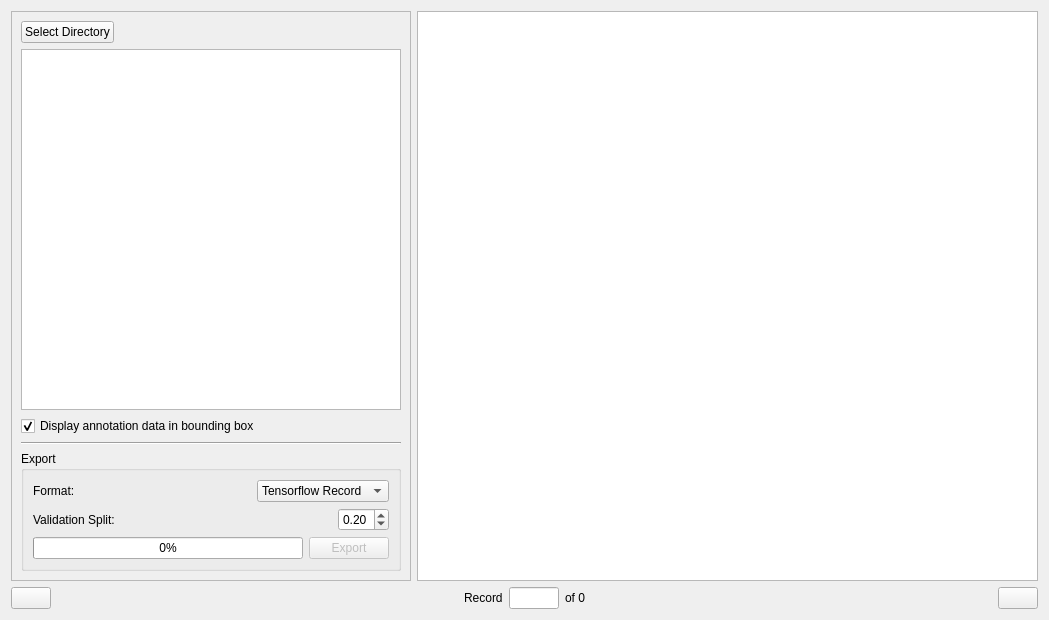
<?xml version="1.0" encoding="UTF-8"?>
<ui version="4.0">
 <class>Browser</class>
 <widget class="QWidget" name="Browser">
  <property name="geometry">
   <rect>
    <x>0</x>
    <y>0</y>
    <width>1049</width>
    <height>620</height>
   </rect>
  </property>
  <property name="windowTitle">
   <string>Form</string>
  </property>
  <layout class="QGridLayout" name="gridLayout_2">
   <item row="0" column="0">
    <widget class="QFrame" name="frame">
     <property name="maximumSize">
      <size>
       <width>400</width>
       <height>16777215</height>
      </size>
     </property>
     <property name="frameShape">
      <enum>QFrame::StyledPanel</enum>
     </property>
     <property name="frameShadow">
      <enum>QFrame::Raised</enum>
     </property>
     <layout class="QVBoxLayout" name="verticalLayout_2">
      <item>
       <layout class="QHBoxLayout" name="horizontalLayout_2">
        <item>
         <widget class="QPushButton" name="pushButtonSelectDirectory">
          <property name="text">
           <string>Select Directory</string>
          </property>
         </widget>
        </item>
        <item>
         <spacer name="horizontalSpacer_3">
          <property name="orientation">
           <enum>Qt::Horizontal</enum>
          </property>
          <property name="sizeHint" stdset="0">
           <size>
            <width>278</width>
            <height>20</height>
           </size>
          </property>
         </spacer>
        </item>
       </layout>
      </item>
      <item>
       <widget class="QTextBrowser" name="textBrowser">
        <property name="maximumSize">
         <size>
          <width>16777215</width>
          <height>16777215</height>
         </size>
        </property>
       </widget>
      </item>
      <item>
       <widget class="QCheckBox" name="checkBoxDisplayAnnotationData">
        <property name="text">
         <string>Display annotation data in bounding box</string>
        </property>
        <property name="checked">
         <bool>true</bool>
        </property>
       </widget>
      </item>
      <item>
       <widget class="Line" name="line">
        <property name="orientation">
         <enum>Qt::Horizontal</enum>
        </property>
       </widget>
      </item>
      <item>
       <widget class="QGroupBox" name="groupBox">
        <property name="title">
         <string>Export</string>
        </property>
        <layout class="QVBoxLayout" name="verticalLayout">
         <item>
          <layout class="QHBoxLayout" name="horizontalLayout_4">
           <item>
            <widget class="QLabel" name="label_2">
             <property name="text">
              <string>Format: </string>
             </property>
            </widget>
           </item>
           <item>
            <spacer name="horizontalSpacer_4">
             <property name="orientation">
              <enum>Qt::Horizontal</enum>
             </property>
             <property name="sizeHint" stdset="0">
              <size>
               <width>40</width>
               <height>20</height>
              </size>
             </property>
            </spacer>
           </item>
           <item>
            <widget class="QComboBox" name="comboBoxFormat">
             <item>
              <property name="text">
               <string>Tensorflow Record</string>
              </property>
             </item>
            </widget>
           </item>
          </layout>
         </item>
         <item>
          <layout class="QHBoxLayout" name="horizontalLayout_3">
           <item>
            <widget class="QLabel" name="label_3">
             <property name="text">
              <string>Validation Split:</string>
             </property>
            </widget>
           </item>
           <item>
            <spacer name="horizontalSpacer_6">
             <property name="orientation">
              <enum>Qt::Horizontal</enum>
             </property>
             <property name="sizeHint" stdset="0">
              <size>
               <width>40</width>
               <height>20</height>
              </size>
             </property>
            </spacer>
           </item>
           <item>
            <widget class="QDoubleSpinBox" name="doubleSpinBoxSplit">
             <property name="minimum">
              <double>0.050000000000000</double>
             </property>
             <property name="maximum">
              <double>0.500000000000000</double>
             </property>
             <property name="singleStep">
              <double>0.050000000000000</double>
             </property>
             <property name="value">
              <double>0.200000000000000</double>
             </property>
            </widget>
           </item>
          </layout>
         </item>
         <item>
          <layout class="QHBoxLayout" name="horizontalLayout_5">
           <item>
            <widget class="QProgressBar" name="progressBar">
             <property name="value">
              <number>0</number>
             </property>
            </widget>
           </item>
           <item>
            <widget class="QPushButton" name="pushButtonExport">
             <property name="enabled">
              <bool>false</bool>
             </property>
             <property name="text">
              <string>Export</string>
             </property>
            </widget>
           </item>
          </layout>
         </item>
        </layout>
       </widget>
      </item>
     </layout>
    </widget>
   </item>
   <item row="0" column="1">
    <widget class="QGraphicsView" name="graphicsView"/>
   </item>
   <item row="1" column="0" colspan="2">
    <layout class="QHBoxLayout" name="horizontalLayout">
     <item>
      <widget class="QPushButton" name="pushButtonPrevious">
       <property name="text">
        <string/>
       </property>
       <property name="icon">
        <iconset>
         <normaloff>icons/go-previous.png</normaloff>icons/go-previous.png</iconset>
       </property>
      </widget>
     </item>
     <item>
      <spacer name="horizontalSpacer">
       <property name="orientation">
        <enum>Qt::Horizontal</enum>
       </property>
       <property name="sizeHint" stdset="0">
        <size>
         <width>40</width>
         <height>20</height>
        </size>
       </property>
      </spacer>
     </item>
     <item>
      <widget class="QLabel" name="label">
       <property name="text">
        <string>Record</string>
       </property>
      </widget>
     </item>
     <item>
      <widget class="QLineEdit" name="lineEditCurrentRecord">
       <property name="maximumSize">
        <size>
         <width>50</width>
         <height>16777215</height>
        </size>
       </property>
      </widget>
     </item>
     <item>
      <widget class="QLabel" name="labelTotal">
       <property name="text">
        <string>of 0</string>
       </property>
      </widget>
     </item>
     <item>
      <spacer name="horizontalSpacer_2">
       <property name="orientation">
        <enum>Qt::Horizontal</enum>
       </property>
       <property name="sizeHint" stdset="0">
        <size>
         <width>40</width>
         <height>20</height>
        </size>
       </property>
      </spacer>
     </item>
     <item>
      <widget class="QPushButton" name="pushButtonNext">
       <property name="text">
        <string/>
       </property>
       <property name="icon">
        <iconset>
         <normaloff>icons/go-next.png</normaloff>icons/go-next.png</iconset>
       </property>
      </widget>
     </item>
    </layout>
   </item>
  </layout>
 </widget>
 <resources/>
 <connections/>
</ui>
